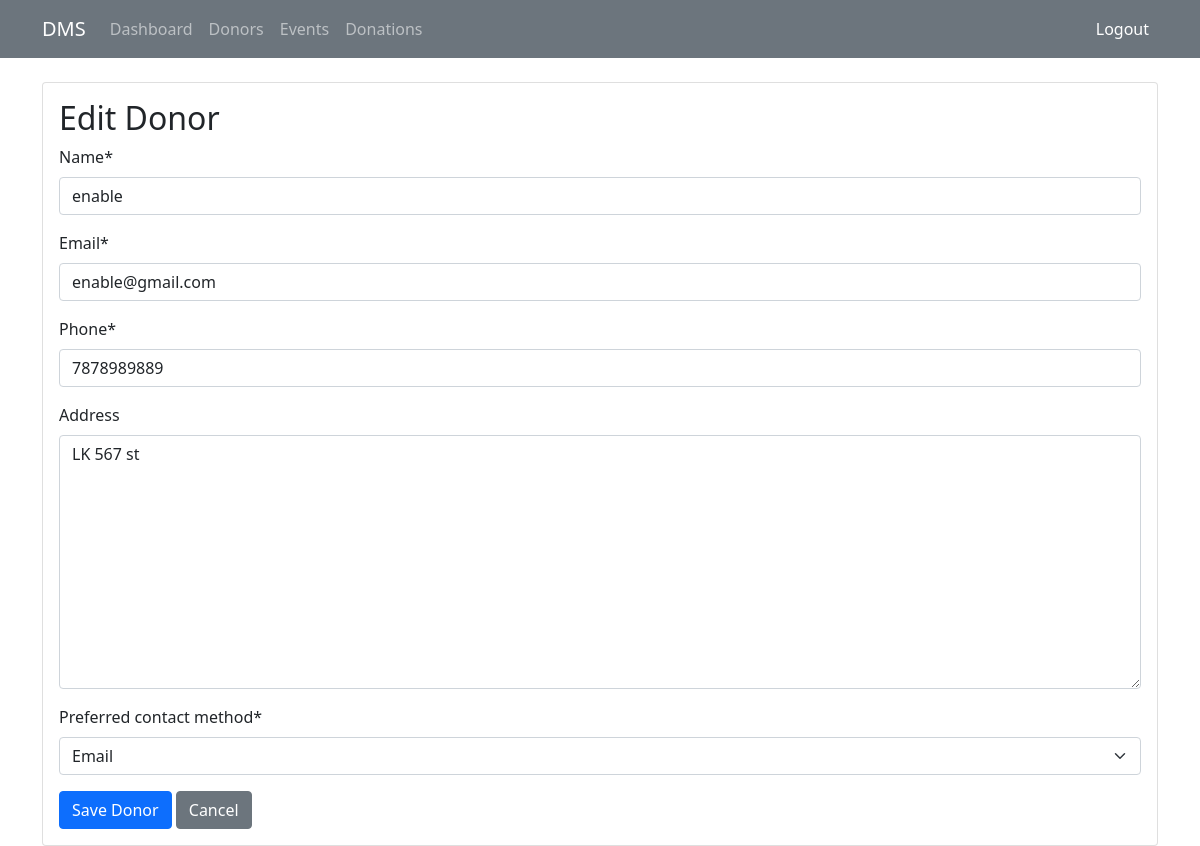
The app's page /donors/2/update/ (signed in) with its own data.
### donors/models.py (models this page shows, shortened)
class Donor(models.Model):
    CONTACT_CHOICES = (
        ('email', 'Email'),
        ('phone', 'Phone'),
    )
    name = models.CharField(max_length=200)
    email = models.EmailField()
    phone = models.CharField(max_length=15)
    address = models.TextField(blank=True)
    preferred_contact_method = models.CharField(
        max_length=10,
        choices=CONTACT_CHOICES,
        default='email'
    )
    created_at = models.DateTimeField(auto_now_add=True)
    updated_at = models.DateTimeField(auto_now=True)
    class Meta:
        ordering = ['name']

### donors/views.py (the view)
# urls.py: path('<int:pk>/update/', views.DonorUpdateView.as_view(), name='donor-update'),
class DonorUpdateView(LoginRequiredMixin, UpdateView):
    model = Donor
    form_class = DonorForm
    template_name = 'donors/donor_form.html'
    success_url = reverse_lazy('donor-list')

### donors/forms.py
class DonorForm(forms.ModelForm):
    class Meta:
        model = Donor
        fields = ['name', 'email', 'phone', 'address', 'preferred_contact_method']

### templates/donors/donor_form.html (shortened to what this page needs)
{% extends 'base.html' %}
{% load crispy_forms_tags %}
{% block content %}
<div class="card">
    <div class="card-body">
        <h2>{% if form.instance.pk %}Edit{% else %}Add{% endif %} Donor</h2>
        <form method="post">
            {{ form|crispy }}
            <button type="submit" class="btn btn-primary">Save Donor</button>
            <a href="{% url 'donor-list' %}" class="btn btn-secondary">Cancel</a>
        </form>
    </div>
</div>
{% endblock %}

### records on screen
Donor: name "enable", email "enable@gmail.com", phone "7878989889", address "LK 567 st", preferred_contact_method "Email"
